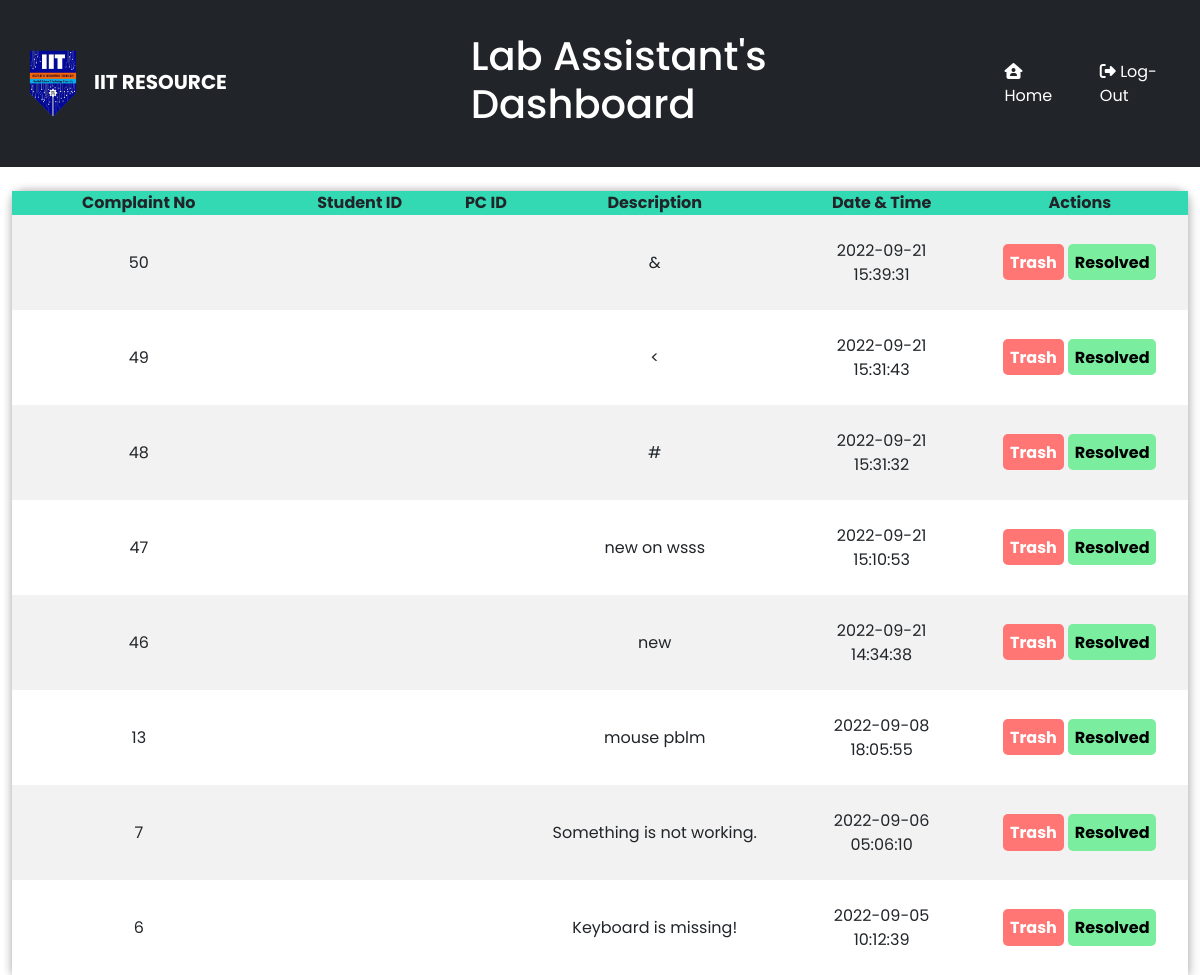
Screenshot of /ManageComplaints.php (signed in) with the database file from the repository.
### tables this page shows
CREATE TABLE `placecomplaint` (
  `Complaint_No` int(20) NOT NULL,
  `Student_ID` varchar(20) NOT NULL,
  `PC_ID` varchar(20) NOT NULL,
  `Description` varchar(300) NOT NULL,
  `Date` timestamp NOT NULL DEFAULT current_timestamp() ON UPDATE current_timestamp(),
  `complaintStatus` varchar(255) DEFAULT 'pending'
);

### ManageComplaints.php (the view, shortened to what this page needs)
<!DOCTYPE html>
<html lang="en">
<head>
<link href="https://cdn.jsdelivr.net/npm/bootstrap@5.2.0/dist/css/bootstrap.min.css" rel="stylesheet">
<link rel="stylesheet" href="ManageComplaints.css">
</head>
<body>
<nav class="navbar navbar-expand-lg bg-dark">
    <div class="container-fluid">
      <a class="navbar-brand" href="LabAssistantPage.php"><img src="./img/logo.png" width="50px" alt="logo"><span class="navbar-brand mr-2">IIT RESOURCE</span></a>
      <h1>Lab Assistant's Dashboard</h1>
      <div class="collapse navbar-collapse" id="navbarNav">
        <ul class="navbar-nav ms-auto">
          <li class="nav-item">
            <a class="nav-link" aria-current="page" href="LabAssistantPage.php" style="margin-right: 15px;"><i class="fa-solid fa-house-user"></i> Home</a>
          </li>
          <li class="nav-item">
            <a class="nav-link" href="logout.php"><i class="fa-solid fa-right-from-bracket"></i> Log-Out</a>
          </li>
        </ul>
      </div>
    </div>
  </nav><br>
  <table>
  <tr>
    <th>Complaint No</th>
    <th>Student ID</th>
    <th>PC ID</th>
    <th>Description</th>
    <th>Date & Time</th>
    <th>Actions</th>
  </tr>
  <?php
  include('DatabaseConnection.php');
  $sql = "SELECT * From placecomplaint where complaintStatus= 'pending'
  ORDER BY Complaint_No DESC";
  $res = mysqli_query($conn, $sql);
  if($res==true){
    $count = mysqli_num_rows($res);
    if($count>0){
        while($rows = mysqli_fetch_assoc($res)){
            $Complaint_No = $rows['Complaint_No'];
            $Student_ID = $rows['Academic_Roll'];
            $PC_ID = $rows['PC_Id'];
            $Description = $rows['Description'];
            $Date = $rows['Date'];
    ?>
                <tr>
                    <td><?php echo $Complaint_No; ?></td>
                    <td><?php echo $Student_ID; ?> </td>
                    <td><?php echo $PC_ID; ?></td>
                    <td><?php echo $Description; ?></td>
                    <td><?php echo $Date; ?></td>
                    <td>
                        <a href="DeleteComplaints.php?id=<?php echo $Complaint_No; ?>" class="trash-button">Trash</a>
                        <a href="SolvedComplaints.php?idd=<?php echo $Complaint_No; ?>" class="accept-button">Resolved</a>
                    </td>
                </tr>
            <?php
        }
    }
}
  ?>
  </table>
</body>
</html>

### ManageComplaints.css (style rules this page uses)
* { font-family: 'Poppins', sans-serif; }
* { margin: 0; padding: 0; }
h1 { margin-left: 16%; padding: 2%; color: #ffff; }
body { margin: 0px; padding: 0px; display: flex; flex-direction: column; height: 100vh; }
.trash-button { background-color: #ff7675; padding: 4%; color: white; text-decoration: none; font-weight: bold; border-radius: 5px; }
.accept-button { background-color: #7bed9f; padding: 4%; color: black; text-decoration: none; font-weight: bold; border-radius: 5px; }
table { border-collapse: collapse; margin-left: 1%; text-align: center; border-radius: 12px 12px 0 0; width: 98%; box-shadow: 2px 2px 12px rgba(0, 0, 0, 0.2), -1px -1px 8px rgba(0, 0, 0, 0.2); }
tr { transition: all .2s ease-in; cursor: pointer; }
th { background: #33d9b2; }
td { width: 20px; text-align: center; padding: 2%; }
tr:nth-child(even) { background-color: #f2f2f2; }
.navbar-brand { font-weight: bold; color: #ffffff; margin-left: 1rem; }
.nav-link { color: #ffffff; }
span { pointer-events: none; }

### rows the page displays
placecomplaint: Complaint_No "50", Description "&", Date "2022-09-21 15:39:31"
placecomplaint: Complaint_No "49", Description "<", Date "2022-09-21 15:31:43"
placecomplaint: Complaint_No "48", Description "#", Date "2022-09-21 15:31:32"
placecomplaint: Complaint_No "47", Description "new on wsss", Date "2022-09-21 15:10:53"
placecomplaint: Complaint_No "46", Description "new", Date "2022-09-21 14:34:38"
placecomplaint: Complaint_No "13", Description "mouse pblm", Date "2022-09-08 18:05:55"
placecomplaint: Complaint_No "7", Description "Something is not working.", Date "2022-09-06 05:06:10"
placecomplaint: Complaint_No "6", Description "Keyboard is missing!", Date "2022-09-05 10:12:39"
